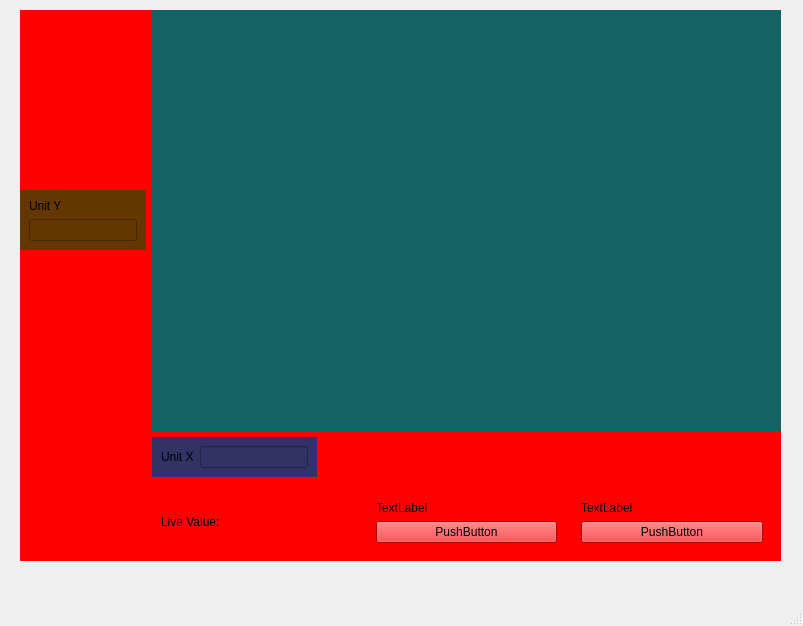
<?xml version="1.0" encoding="UTF-8"?>
<ui version="4.0">
 <class>MainWindow</class>
 <widget class="QMainWindow" name="MainWindow">
  <property name="geometry">
   <rect>
    <x>0</x>
    <y>0</y>
    <width>803</width>
    <height>626</height>
   </rect>
  </property>
  <property name="windowTitle">
   <string>MainWindow</string>
  </property>
  <widget class="QWidget" name="centralwidget">
   <widget class="QWidget" name="widget" native="true">
    <property name="geometry">
     <rect>
      <x>20</x>
      <y>10</y>
      <width>761</width>
      <height>551</height>
     </rect>
    </property>
    <property name="sizePolicy">
     <sizepolicy hsizetype="Preferred" vsizetype="Ignored">
      <horstretch>0</horstretch>
      <verstretch>0</verstretch>
     </sizepolicy>
    </property>
    <property name="layoutDirection">
     <enum>Qt::LeftToRight</enum>
    </property>
    <property name="autoFillBackground">
     <bool>false</bool>
    </property>
    <property name="styleSheet">
     <string notr="true">background-color: rgb(255, 0, 0); /* Red */
</string>
    </property>
    <layout class="QGridLayout" name="gridlayout">
     <item row="3" column="2">
      <widget class="QWidget" name="valuesWidget" native="true">
       <layout class="QHBoxLayout" name="horizontalLayout_2" stretch="0,0,0">
        <item>
         <widget class="QLabel" name="liveValueLabel">
          <property name="text">
           <string>Live Value:</string>
          </property>
         </widget>
        </item>
        <item>
         <widget class="QWidget" name="calcValWidget1" native="true">
          <layout class="QVBoxLayout" name="verticalLayout_4">
           <item>
            <widget class="QLabel" name="calculatedValueLabel1">
             <property name="text">
              <string>TextLabel</string>
             </property>
            </widget>
           </item>
           <item>
            <widget class="QPushButton" name="configureButton1">
             <property name="text">
              <string>PushButton</string>
             </property>
            </widget>
           </item>
          </layout>
         </widget>
        </item>
        <item>
         <widget class="QWidget" name="calcValWidget2" native="true">
          <layout class="QVBoxLayout" name="verticalLayout_3">
           <item>
            <widget class="QLabel" name="calculatedValueLabel2">
             <property name="text">
              <string>TextLabel</string>
             </property>
            </widget>
           </item>
           <item>
            <widget class="QPushButton" name="configureButton2">
             <property name="text">
              <string>PushButton</string>
             </property>
            </widget>
           </item>
          </layout>
         </widget>
        </item>
       </layout>
      </widget>
     </item>
     <item row="0" column="2">
      <widget class="QWidget" name="plot_widget" native="true">
       <property name="sizePolicy">
        <sizepolicy hsizetype="Expanding" vsizetype="Expanding">
         <horstretch>0</horstretch>
         <verstretch>0</verstretch>
        </sizepolicy>
       </property>
       <property name="styleSheet">
        <string notr="true">background-color: rgb(20, 99, 100);</string>
       </property>
       <layout class="QVBoxLayout" name="verticalLayout_2">
        <property name="topMargin">
         <number>7</number>
        </property>
       </layout>
      </widget>
     </item>
     <item row="0" column="1">
      <widget class="QWidget" name="yDetails" native="true">
       <property name="sizePolicy">
        <sizepolicy hsizetype="Fixed" vsizetype="Fixed">
         <horstretch>0</horstretch>
         <verstretch>0</verstretch>
        </sizepolicy>
       </property>
       <property name="styleSheet">
        <string notr="true">background-color: rgb(100, 55, 0); </string>
       </property>
       <layout class="QVBoxLayout" name="verticalLayout">
        <item>
         <widget class="QLabel" name="yAxisUnitLabel">
          <property name="layoutDirection">
           <enum>Qt::LeftToRight</enum>
          </property>
          <property name="text">
           <string>Unit Y</string>
          </property>
         </widget>
        </item>
        <item>
         <widget class="QLineEdit" name="yAxisLineEdit"/>
        </item>
       </layout>
      </widget>
     </item>
     <item row="2" column="2">
      <widget class="QWidget" name="xDetails" native="true">
       <property name="sizePolicy">
        <sizepolicy hsizetype="Fixed" vsizetype="Fixed">
         <horstretch>0</horstretch>
         <verstretch>0</verstretch>
        </sizepolicy>
       </property>
       <property name="styleSheet">
        <string notr="true">background-color: rgb(50, 50, 0100);</string>
       </property>
       <layout class="QHBoxLayout" name="horizontalLayout" stretch="0,0">
        <item>
         <widget class="QLabel" name="xAxisUnitLabel">
          <property name="text">
           <string>Unit X</string>
          </property>
         </widget>
        </item>
        <item>
         <widget class="QLineEdit" name="xAxisLineEdit"/>
        </item>
       </layout>
      </widget>
     </item>
    </layout>
   </widget>
  </widget>
  <widget class="QMenuBar" name="menubar">
   <property name="geometry">
    <rect>
     <x>0</x>
     <y>0</y>
     <width>803</width>
     <height>25</height>
    </rect>
   </property>
  </widget>
  <widget class="QStatusBar" name="statusbar"/>
 </widget>
 <resources/>
 <connections/>
</ui>
